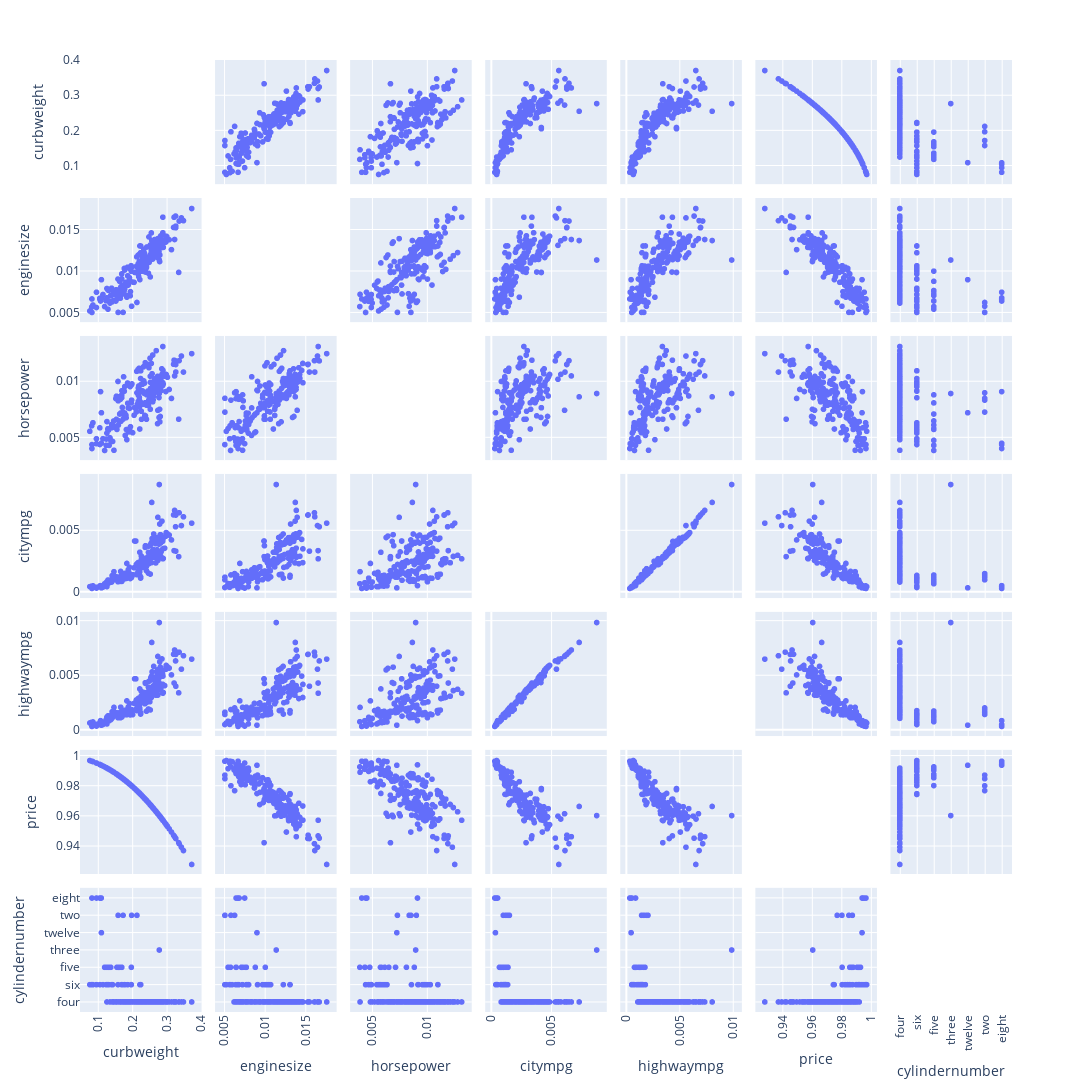

The code cell stored with this chart in its notebook:
### Markdown cell above
En el documento entregado anteriormente se mostraron cada uno de los datos que son atípicos del dataframe. Ahora, se volverán a mostrar pero utilizando una matriz de dispersión.

### Code cell
fig = px.scatter_matrix(datos, width=1300, height=1500)
fig.update_layout({"xaxis"+str(i+1): dict(tickangle = -90) for i in range(13)})
fig.update_traces(diagonal_visible=False)
fig.show()

### Figure 1 — Plotly figure (JSON) as saved in the notebook; plotly's stock layout.template omitted (floating-point values rounded to 4 significant figures; data arrays with more than 128 entries replaced by an {"elided": "..."} marker saying what was removed)
{"data": [{"diagonal": {"visible": false}, "dimensions": [{"axis": {"matches": true}, "label": "curbweight", "values": {"elided": "205 float values"}}, {"axis": {"matches": true}, "label": "enginesize", "values": {"elided": "205 float values"}}, {"axis": {"matches": true}, "label": "horsepower", "values": {"elided": "205 float values"}}, {"axis": {"matches": true}, "label": "citympg", "values": {"elided": "205 float values"}}, {"axis": {"matches": true}, "label": "highwaympg", "values": {"elided": "205 float values"}}, {"axis": {"matches": true}, "label": "price", "values": {"elided": "205 float values"}}, {"axis": {"matches": true}, "label": "cylindernumber", "values": {"elided": "205 str values"}}], "hovertemplate": "%{xaxis.title.text}=%{x}<br>%{yaxis.title.text}=%{y}<extra></extra>", "legendgroup": "", "marker": {"color": "#636efa", "symbol": "circle"}, "name": "", "showlegend": false, "type": "splom"}], "layout": {"dragmode": "select", "height": 1500, "legend": {"tracegroupgap": 0}, "margin": {"t": 60}, "width": 1300, "xaxis": {"tickangle": -90}, "xaxis10": {"tickangle": -90}, "xaxis11": {"tickangle": -90}, "xaxis12": {"tickangle": -90}, "xaxis13": {"tickangle": -90}, "xaxis2": {"tickangle": -90}, "xaxis3": {"tickangle": -90}, "xaxis4": {"tickangle": -90}, "xaxis5": {"tickangle": -90}, "xaxis6": {"tickangle": -90}, "xaxis7": {"tickangle": -90}, "xaxis8": {"tickangle": -90}, "xaxis9": {"tickangle": -90}}}
